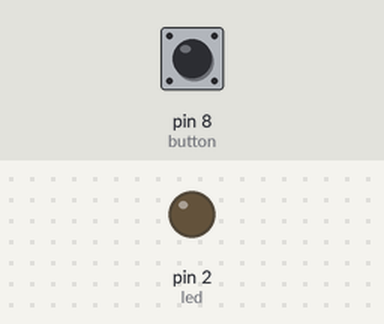
Simulated run of this sketch. Board: Arduino Uno, built with avr-gcc and run on an emulated ATmega328P. On the bench: output pins drawn as LEDs (lit = HIGH). Dashed ring = blinking. The test bench sets the inputs (shaded band); at power-on: pin 8 (button) LOW.

Above: at 1.2 s.
1.3 s: pin 8 (button) pulled HIGH for 3.2 s
At 2.1 s:
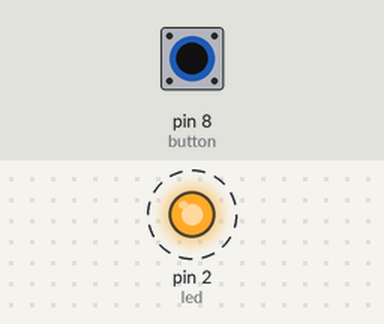
Timing chart, 0 to 5.8 s (numbered marks = the images above; inputs shaded):
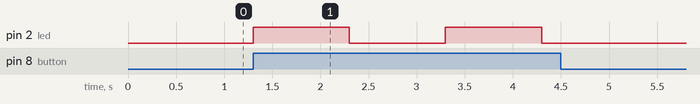

Measured:
- after the input at 1.3 s, pin 2 (led): alternates HIGH for 1.0 s and LOW for 1.0 s, 4 changes in all, then stays LOW, starting at once

The sketch:

Part-6.ino
```cpp
int button=8;
int led=2;
bool buttonState=false;

void setup() {
  // put your setup code here, to run once:
  pinMode(button,INPUT);
  pinMode(led,OUTPUT);
}

void loop() {
  // put your main code here, to run repeatedly:
  buttonState = digitalRead(button);

  if(buttonState == true){
    digitalWrite(led,HIGH);
    delay(1000);
    digitalWrite(led,LOW);
    delay(1000);
  }else{
    digitalWrite(led,LOW);
  }

}
```
